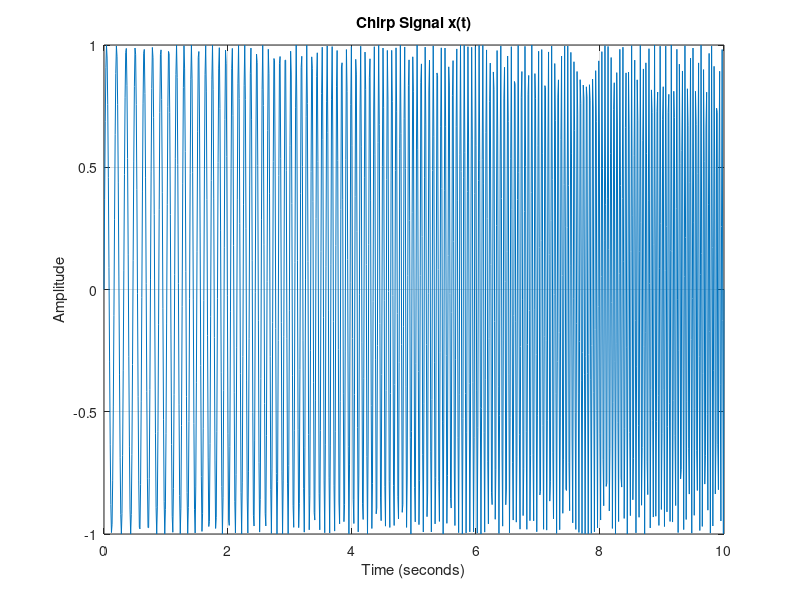
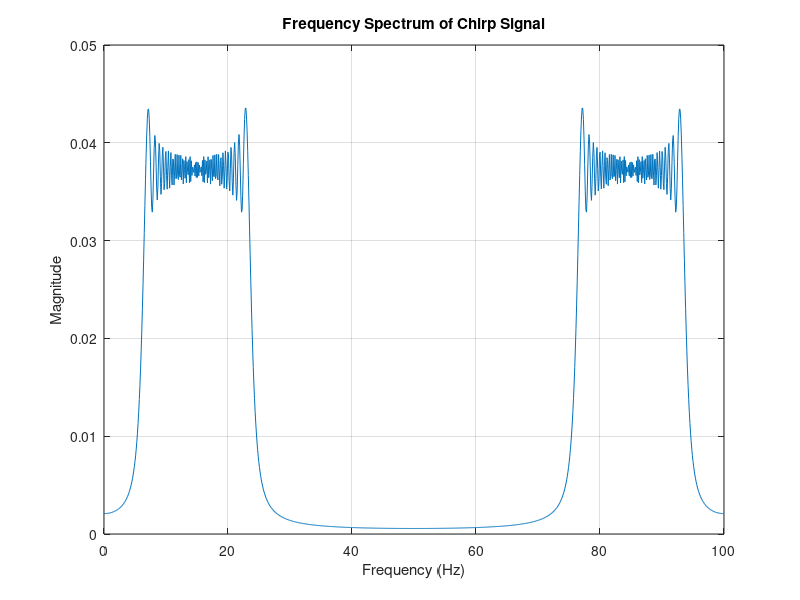

MATLAB code for these plots, in order: (Note: this script raises an error after producing the figures.)
a=1+mod(109,3);
% Define parameters
Fs = 100;           % Sampling rate (samples per second)
duration = 10;      % Duration of the signal (seconds)
t = 0:1/Fs:duration; % Time vector

% Calculate the frequency function F(t)
Ft = (2 + 2*a) + (5 + 5*a - (2 + 2*a)) * (t / duration);

% Generate the chirp signal
xt = sin(2 * pi * Ft .* t);

% Plot the signal
plot(t, xt);
title('Chirp Signal x(t)');
xlabel('Time (seconds)');
ylabel('Amplitude');
grid on;
%b //conourts and heat map improves
%freq keeps on increasing
% Calculate the FFT of the chirp signal
%N = length(xt);                % Length of the signal
%frequencies = (-Fs/2):(Fs/N):(Fs/2-Fs/N);  % Frequency axis
N = length(xt);
frequencies = (0:(N-1)) * (Fs / N);
% Compute the one-sided FFT
X = fft(xt)/N;
% Plot the magnitude spectrum
figure;
plot(frequencies, abs(X));
title('Frequency Spectrum of Chirp Signal');
xlabel('Frequency (Hz)');
ylabel('Magnitude');
grid on;

% Identify the frequency components
[max_magnitude, max_index] = max(abs(X));
peak_frequency = frequencies(max_index);
fprintf('The dominant frequency component is at %.2f Hz.\n', peak_frequency);
%c
% Define parameters for the spectrogram
window_length = 100;  % Hamming window length in samples
overlap = 10;         % Overlap in samples

% Calculate the spectrogram
figure;
spectrogram(xt, hamming(window_length), overlap, [], Fs, 'yaxis');
title('Spectrogram of Chirp Signal');
xlabel('Time (seconds)');
ylabel('Frequency (Hz)');
colorbar;  % Add a color bar to the spectrogram

window_length = 150;  % Hamming window length in samples
overlap = 10;         % Overlap in samples

% Calculate the spectrogram
figure;
spectrogram(xt, hamming(window_length), overlap, [], Fs, 'yaxis');
title('Spectrogram of Chirp Signal at 150');
xlabel('Time (seconds)');
ylabel('Frequency (Hz)');
colorbar

window_length = 200;  % Hamming window length in samples
overlap = 10;         % Overlap in samples

% Calculate the spectrogram
figure;
spectrogram(xt, hamming(window_length), overlap, [], Fs, 'yaxis');
title('Spectrogram of Chirp Signal at 200 (hamming)');
xlabel('Time (seconds)');
ylabel('Frequency (Hz)');
colorbar

window_length = 200;  % Hamming window length in samples
overlap = 10;         % Overlap in samples

% Calculate the spectrogram
figure;
spectrogram(xt, hanning(window_length), overlap, [], Fs, 'yaxis');
title('Spectrogram of Chirp Signal (hanning)');
xlabel('Time (seconds)');
ylabel('Frequency (Hz)');
colorbar

window_length = 200;  % Hamming window length in samples
overlap = 10;         % Overlap in samples

% Calculate the spectrogram
figure;
spectrogram(xt, blackman(window_length), overlap, [], Fs, 'yaxis');
title('Spectrogram of Chirp Signal (blackmann)');
xlabel('Time (seconds)');
ylabel('Frequency (Hz)');
colorbar

% hanning has most spectral leakage and blackman has least due to lower
% sidelobes and for 200 window length peaks become sharper compared to 100
% and time resolution is smaller
